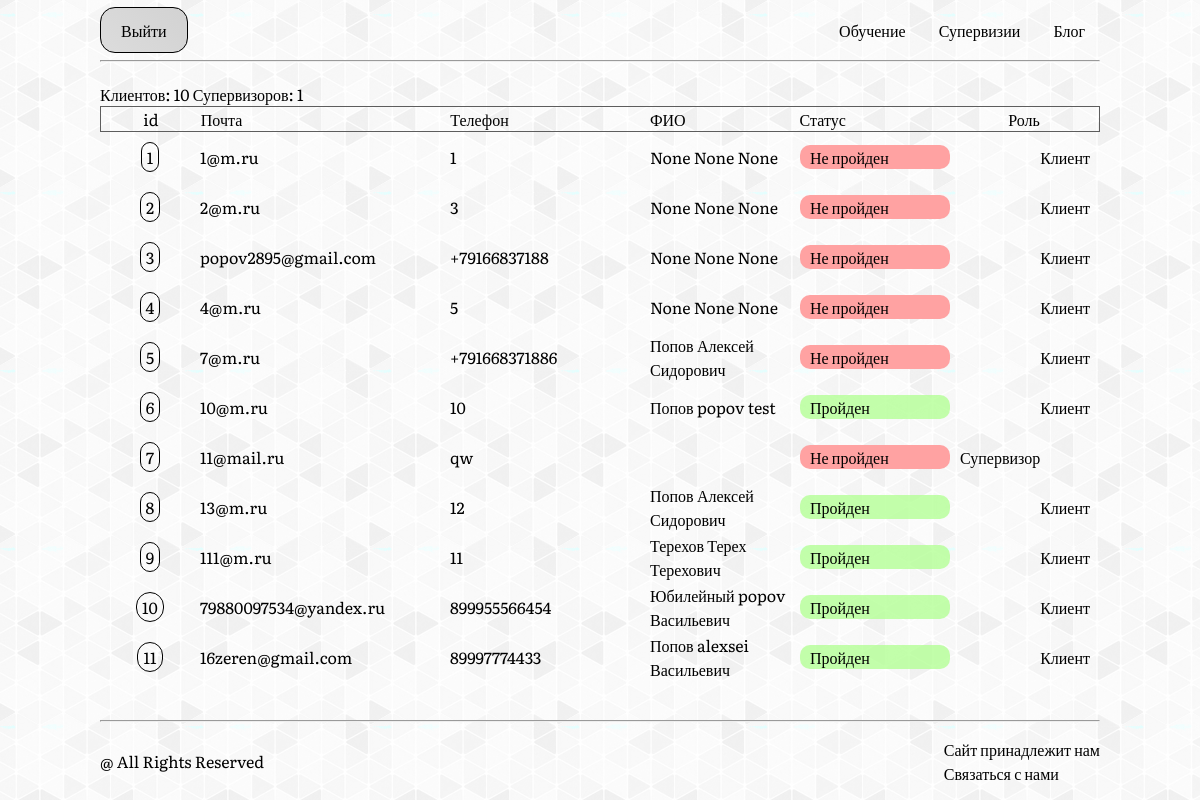
The app's page /admin/page (signed in) with its own data.
### web_app/database/models.py (models this page shows)
class User(UserMixin, db.Model):
    id = db.Column(db.Integer, primary_key = True)
    email = db.Column(db.String(100), unique=True, nullable = False)
    phone = db.Column(db.String(250), nullable = False)
    password = db.Column(db.String(100), nullable = False)
    reg_data = db.Column(db.DateTime, default=datetime.now())
    role = db.Column(db.Boolean)
    uniqe_hash = db.Column(db.String(50), nullable=False)

class Client(db.Model):
    id = db.Column(db.Integer, primary_key = True)
    username = db.Column(db.String(100), unique=True)
    last_name = db.Column(db.String(200))
    first_name = db.Column(db.String(200))
    fat = db.Column(db.String(200))
    path_file = db.Column(db.Text)
    filename = db.Column(db.Text)
    checked = db.Column(db.Boolean, default = False)
    f_id = db.Column(db.Integer, db.ForeignKey('user.id'))

### web_app/admin/profile/views.py (the view)
@admin.route('/page', methods=['POST', 'GET'])
@login_required
def page():
    admin = Admin.query.filter_by(username = current_user.email).first()
    if not admin:
        return redirect(url_for('main.index'))
    users = User.query.order_by(User.reg_data)
    count_client = Client.query.count()
    count_supervisor = Supervision.query.count()
    for client in users:
        print(client.id)
        print(type(client.id))
    print()
    return render_template('admin_page.html', clients = sum_all(), cc=count_client, cs=count_supervisor)

### web_app/admin/profile/views.py (called while the page is built)
def sum_all():
    users = User.query.order_by(User.id)
    dic = []
    for user in users:
        ar = {}
        if user.role:
            supervision = Supervision.query.filter_by(f_id=user.id).first()
        else:
            client = Client.query.filter_by(f_id=user.id).first()
            ar.setdefault('username', client.username)
            ar.setdefault('last_name', client.last_name)
            ar.setdefault('first_name', client.first_name)
            ar.setdefault('fat', client.fat)
            ar.setdefault('checked', client.checked)
        ar.setdefault('id', user.id)
        ar.setdefault('email', user.email)
        ar.setdefault('phone', user.phone)
        ar.setdefault('uniqe_hash', user.uniqe_hash)
        ar.setdefault('role', user.role)
        dic.append(ar)
    return dic

### web_app/logreg/profile/views.py (called while the page is built)
@manager.user_loader
def load_user(user_id):
    return User.query.get(int(user_id))

### web_app/admin/templates/admin_page.html
{% extends 'base.html' %}
{% block main %}
    <div class="admin__clients">
        Клиентов: {{cc}}
        Супервизоров: {{cs}}
        <div class="admin__titleline">
            <div class="clients_id">
                id
            </div>
            <div class="clients_email">
                Почта
            </div>
            <div class="clients_phone">
                Телефон
            </div>
            <div class="clients_fio">
                ФИО
            </div>
            <div class="clients_status">
                Статус
            </div>
            <div class="clients_role">
                Роль
            </div>
        </div>
        {%for user in clients%}
        <div class="clients_line">
            <div class="clients_id">
                <a class="clients_link" href="{{url_for('admin.personality', hash=user['uniqe_hash'])}}">{{user['id']}}</a>
            </div>
            <div class="clients_email">
                {{user['email']}}
            </div>
            <div class="clients_phone">
                {{user['phone']}}
            </div>
            <div class="clients_fio">
                {{user['last_name']}} {{user['first_name']}} {{user['fat']}}
            </div>
            <div class="clients_status">
                {%if user['checked']%}
                    <p class="clients_allow">Пройден</p>
                {%else%}
                    <p class="clients_deny">Не пройден</p>
                {%endif%}
            </div>
            <div class="clients_role">
                {%if user['role']%}
                <p class="clients__supervisor">Супервизор</p>
                {%else%}
                <p class="clients__client">Клиент</p>
                {%endif%}
            </div>
        </div>
        {%endfor%}
    </div>
{% endblock %}

### web_app/templates/base.html (shortened to what this page needs)
<!DOCTYPE html>
<html lang="en">
<head>
    <link rel="stylesheet" href="../static/css/style.css">
    <link rel="stylesheet" href="../static/css/logreg.css">
    <link rel="stylesheet" href="../static/css/main.css">
    <link rel="stylesheet" href="../static/css/chat.css">
    <link rel="stylesheet" href="../static/css/flash.css">
    <link rel="stylesheet" href="../static/css/admin.css">
</head>
<body>
    <header class="header">
        <div class="_container">
            <div class="header__content">
                <div class="header__profile">
                    {%if current_user.email %}
                    <a href="{{ url_for('logreg.logout') }}" class="link_profile">Выйти</a>
                    {%else%}
                    <a href="{{ url_for('logreg.index') }}" class="link_profile">Личный кабинет</a>
                    {%endif%}
                </div>
                <div class="navigation">
                    <nav class="nav">
                        <a href="" class="nav__link">Обучение</a>
                        <a href="" class="nav__link">Супервизии</a>
                        <a href="" class="nav__link">Блог</a>
                    </nav>
                </div>
            </div>
        </div>
    </header>
    <hr class="hr">
    <main class="main">
        <div class="_container">
            {% block main %}
            {% endblock %}
        </div>
    </main>
    <hr class="hr">
    <footer class="footer">
        <div class="_container">
            <div class="footer__content">
                <div class="footer_arr">@ All Rights Reserved</div>
                <div class="footer__about">
                    <div class="footer__about-text">Сайт принадлежит нам</div>
                    <div class="footer__about-email">
                        <a href="mailto:popov2895@gmail.com">Связаться с нами</a>
                    </div>
                </div>
            </div>
        </div>
    </footer>
</body>
</html>

### web_app/static/css/style.css (style rules this page uses)
* { font-family: 'Literata', serif; margin: 0; padding: 0; box-sizing: border-box; }
html { height: 100%; }
body { height: 100%; display: flex; flex-direction: column; background: url('../image/113.png'); }
._container { max-width: 1000px; margin: 0 auto; }
a { text-decoration: none; color: #000; }
.header__content { height: 60px; display: flex; flex-direction: row; justify-content: space-between; align-items: center; }
.nav__link { margin: 0 15px; }
.link_profile { border: 1px solid #000; border-radius: 15px; background: linear-gradient(45deg, rgb(220, 220, 220), rgb(210, 210, 210)); color: black; text-decoration: none; padding: 10px 20px; }
.hr { width: 1000px; margin: 0 auto; }
main { flex: 1 0 auto; margin-top: 20px; }
.footer { padding: 15px 0; }
.footer__content { height: 100%; display: flex; flex-direction: row; justify-content: space-between; align-items: center; }

### web_app/static/css/admin.css (style rules this page uses)
.clients_line { display: flex; justify-content: space-evenly; height: 50px; align-items: center; }
.admin__titleline { display: flex; border: 1px solid rgb(93, 93, 93); }
.clients_id { width: 10%; text-align: center; }
.clients_email { width: 25%; }
.clients_phone { width: 20%; }
.clients_fio { width: 15%; }
.clients_status { width: 15%; }
.clients_role { text-align: center; width: 15%; }
.clients__supervisor { text-align: left; padding: 0 10px; }
.clients__client { text-align: right; padding: 0 10px; }
.clients_allow { background-color: rgba(180, 255, 151, 0.801); }
.clients_deny { background-color: rgb(255, 162, 162); }
.clients_allow, .clients_deny { padding: 0 10px; border-radius: 10px; }
.clients_link { border: 1px solid #000; padding: 2px 5px; border-radius: 15px; }

### records on screen
User: id "1", email "1@m.ru", phone "1", last_name "None", first_name "None", fat "None", shows "Не пройден", shows "Клиент"
User: id "2", email "2@m.ru", phone "3", last_name "None", first_name "None", fat "None", shows "Не пройден", shows "Клиент"
User: id "3", email "popov2895@gmail.com", phone "+79166837188", last_name "None", first_name "None", fat "None", shows "Не пройден", shows "Клиент"
User: id "4", email "4@m.ru", phone "5", last_name "None", first_name "None", fat "None", shows "Не пройден", shows "Клиент"
User: email "7@m.ru", phone "+791668371886"
Client: last_name "Попов", first_name "Алексей", fat "Сидорович"
User: email "10@m.ru", phone "10"
Client: last_name "Попов", first_name "popov", fat "test"
User: id "7", email "11@mail.ru", phone "qw", shows "Не пройден", shows "Супервизор"
User: email "13@m.ru", phone "12"
Client: last_name "Попов", first_name "Алексей", fat "Сидорович"
User: email "111@m.ru", phone "11"
Client: last_name "Терехов", first_name "Терех", fat "Терехович"
User: email "79880097534@yandex.ru", phone "899955566454"
Client: last_name "Юбилейный", first_name "popov", fat "Васильевич"
User: email "16zeren@gmail.com", phone "89997774433"
Client: last_name "Попов", first_name "alexsei", fat "Васильевич"

### other values on screen
{{ cc }} "10"
{{ cs }} "1"
{{ user['id'] }} "5" "6" "8" "9" "10" "11"
